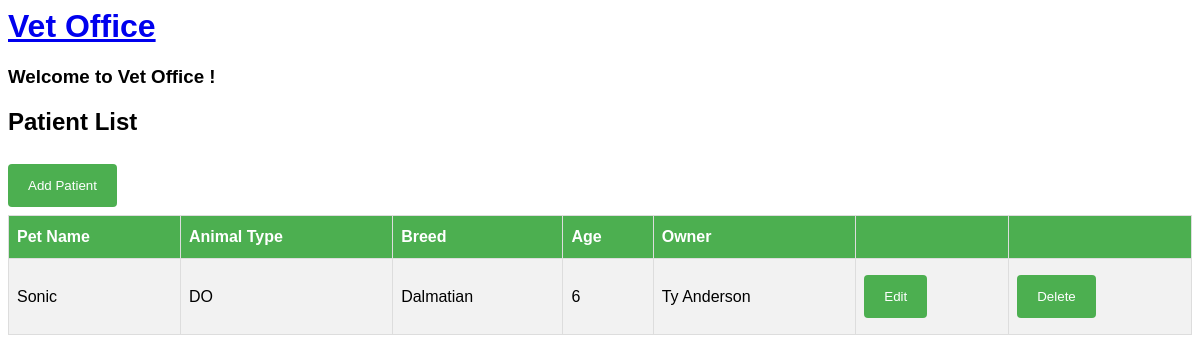
/patient/list (signed in), run on the app's committed database.
### vetoffice/models.py (models this page shows, shortened)
class Patient(models.Model):
    DOG = 'DO'
    CAT = 'CA'
    BIRD = 'BI'
    REPTILE = 'RE'
    OTHER = 'OT'
    ANIMAL_TYPE_CHOICES = [
        (DOG, 'Dog'),
        (CAT, 'Cat'),
        (BIRD, 'Bird'),
        (REPTILE, 'Reptile'),
        (OTHER, 'Other'),
    ]
    animal_type = models.CharField(max_length=2, choices=ANIMAL_TYPE_CHOICES, default=OTHER)
    breed = models.CharField(max_length=200)
    pet_name = models.CharField(max_length=30)
    age = models.IntegerField(default=0)
    owner = models.ForeignKey(Owner, on_delete=models.CASCADE)

class Owner(models.Model):
    first_name = models.CharField(max_length=30)
    last_name = models.CharField(max_length=30)
    phone = models.CharField(max_length=30)

### vetoffice/views.py (the view)
# urls.py: path("patient/list", views.PatientList.as_view(), name="patientlist"),
class PatientList(LoginRequiredMixin, ListView):
   model = Patient

### vetoffice/templates/vetoffice/patient_list.html
{% extends 'vetoffice/base.html' %}
{% block content %}
<h2>Patient List</h2>
<a href="{% url 'patientcreate' %}"><button class="btn">Add Patient</button></a>
<table id="patients">
  <tr>
    <th>Pet Name</th>
    <th>Animal Type</th>
      <th>Breed</th>
      <th>Age</th>
      <th>Owner</th>
      <th> </th>
      <th> </th>
  </tr>
  {% for patient in patient_list %}
  <tr>
      <td>{{ patient.pet_name }}</td>
      <td>{{ patient.animal_type }}</td>
      <td>{{ patient.breed }}</td>
      <td>{{ patient.age }}</td>
      <td>{{ patient.owner.first_name }} {{ patient.owner.last_name}}</td>
      <td><a href="{% url 'patientupdate' patient.id %}"><button>Edit</button></a></td>
      <td><a href="{% url 'patientdelete' patient.id %}"><button>Delete</button></a></td>
  </tr>
  {% endfor %}
</table>
{% endblock %}

### vetoffice/templates/vetoffice/base.html (style rules this page uses)
body { font-family: Arial, Helvetica, sans-serif; }
table { border-collapse: collapse; width: 100%; }
td, th { border: 1px solid #ddd; padding: 8px; }
tr:nth-child(even) { background-color: #f2f2f2; }
th { padding-top: 12px; padding-bottom: 12px; text-align: left; background-color: #4CAF50; color: white; }
button, input[type=submit] { background-color: #4CAF50; color: white; padding: 14px 20px; margin: 8px 0; border: none; border-radius: 4px; cursor: pointer; }

### data on the page
Patient: pet_name "Sonic", animal_type "DO", breed "Dalmatian", age "6", owner.first_name "Ty", owner.last_name "Anderson"
